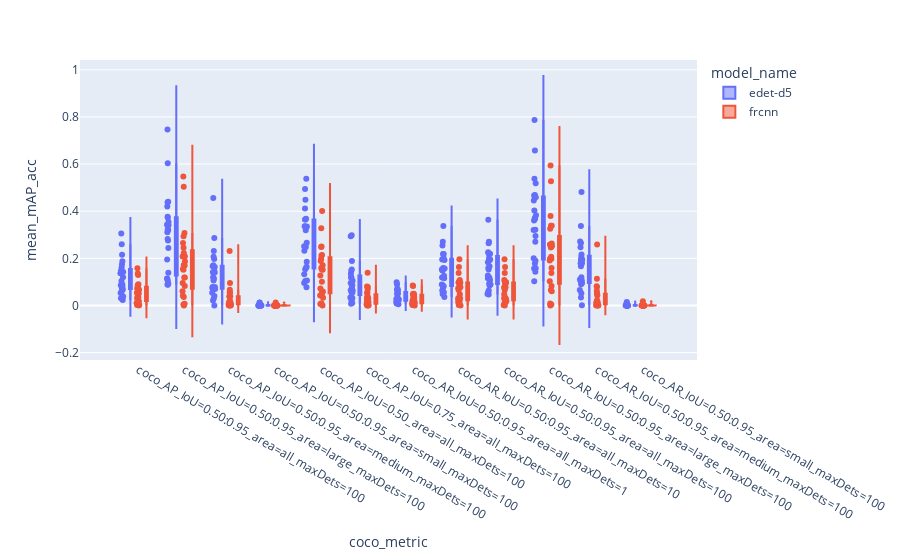

Notebook cell for this chart:
### Markdown cell above
### (1080, 1920) resolution

### Code cell
import plotly.express as px

fig = px.violin(df.loc[(df["resolution"] == '(1080, 1920)') & (df["timely"] == True)], y="mean_mAP_acc", x="coco_metric", color="model_name", box=True, points="all", hover_data=["model_name", "run_name", "mean_lat", "mean_mAP_acc"])
fig.show()

### Figure 1 — Plotly figure (JSON) as saved in the notebook; plotly's stock layout.template omitted (floating-point values rounded to 4 significant figures; data arrays with more than 128 entries replaced by an {"elided": "..."} marker saying what was removed)
{"data": [{"alignmentgroup": "True", "box": {"visible": true}, "customdata": {"elided": "288x4 mixed values"}, "hovertemplate": "model_name=%{customdata[0]}<br>coco_metric=%{x}<br>mean_mAP_acc=%{customdata[3]}<br>run_name=%{customdata[1]}<br>mean_lat=%{customdata[2]}<extra></extra>", "legendgroup": "edet-d5", "marker": {"color": "#636efa"}, "name": "edet-d5", "offsetgroup": "edet-d5", "orientation": "v", "points": "all", "scalegroup": "True", "showlegend": true, "type": "violin", "x": {"elided": "288 str values"}, "x0": " ", "xaxis": "x", "y": {"elided": "288 float values"}, "y0": " ", "yaxis": "y"}, {"alignmentgroup": "True", "box": {"visible": true}, "customdata": {"elided": "288x4 mixed values"}, "hovertemplate": "model_name=%{customdata[0]}<br>coco_metric=%{x}<br>mean_mAP_acc=%{customdata[3]}<br>run_name=%{customdata[1]}<br>mean_lat=%{customdata[2]}<extra></extra>", "legendgroup": "frcnn", "marker": {"color": "#EF553B"}, "name": "frcnn", "offsetgroup": "frcnn", "orientation": "v", "points": "all", "scalegroup": "True", "showlegend": true, "type": "violin", "x": {"elided": "288 str values"}, "x0": " ", "xaxis": "x", "y": {"elided": "288 float values"}, "y0": " ", "yaxis": "y"}], "layout": {"autosize": true, "legend": {"title": {"text": "model_name"}, "tracegroupgap": 0}, "margin": {"t": 60}, "violinmode": "group", "xaxis": {"anchor": "y", "autorange": true, "domain": [0, 1], "range": [-1.232, 12.17], "title": {"text": "coco_metric"}, "type": "category"}, "yaxis": {"anchor": "x", "autorange": true, "domain": [0, 1], "range": [-0.2315, 1.042], "title": {"text": "mean_mAP_acc"}, "type": "linear"}}}
